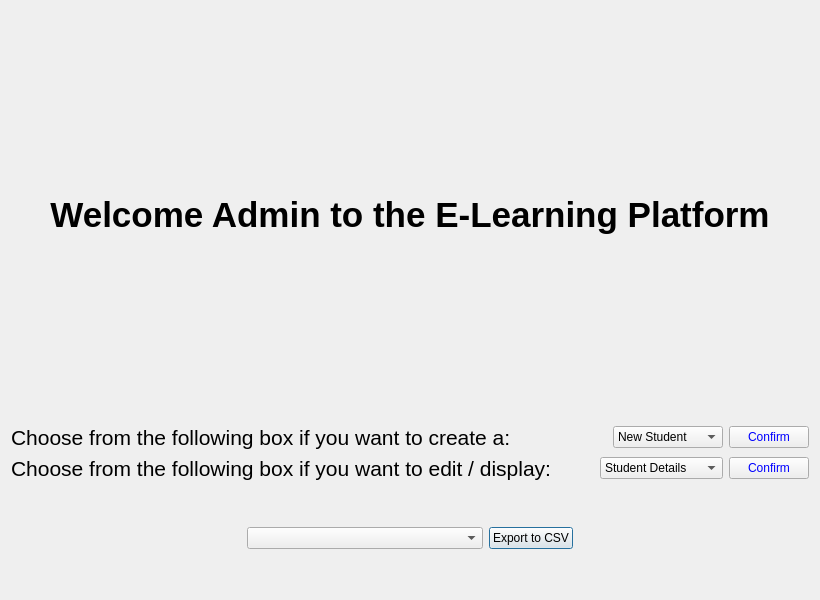
<?xml version="1.0" encoding="UTF-8"?>
<ui version="4.0">
 <class>MainMenu</class>
 <widget class="QDialog" name="MainMenu">
  <property name="geometry">
   <rect>
    <x>0</x>
    <y>0</y>
    <width>820</width>
    <height>600</height>
   </rect>
  </property>
  <property name="windowTitle">
   <string>Main Menu</string>
  </property>
  <layout class="QVBoxLayout" name="verticalLayout_2">
   <item>
    <layout class="QHBoxLayout" name="horizontalLayout_3">
     <item>
      <widget class="QLabel" name="label">
       <property name="sizePolicy">
        <sizepolicy hsizetype="Preferred" vsizetype="Preferred">
         <horstretch>0</horstretch>
         <verstretch>0</verstretch>
        </sizepolicy>
       </property>
       <property name="font">
        <font>
         <pointsize>26</pointsize>
         <bold>true</bold>
        </font>
       </property>
       <property name="styleSheet">
        <string notr="true"/>
       </property>
       <property name="text">
        <string>Welcome Admin to the E-Learning Platform</string>
       </property>
       <property name="alignment">
        <set>Qt::AlignCenter</set>
       </property>
      </widget>
     </item>
    </layout>
   </item>
   <item>
    <layout class="QVBoxLayout" name="verticalLayout">
     <item>
      <layout class="QHBoxLayout" name="horizontalLayout">
       <item>
        <widget class="QLabel" name="label_2">
         <property name="font">
          <font>
           <pointsize>16</pointsize>
          </font>
         </property>
         <property name="text">
          <string>Choose from the following box if you want to create a:</string>
         </property>
        </widget>
       </item>
       <item>
        <widget class="QComboBox" name="comboBox">
         <property name="sizePolicy">
          <sizepolicy hsizetype="Fixed" vsizetype="Fixed">
           <horstretch>0</horstretch>
           <verstretch>0</verstretch>
          </sizepolicy>
         </property>
         <property name="editable">
          <bool>false</bool>
         </property>
         <item>
          <property name="text">
           <string>New Student</string>
          </property>
         </item>
         <item>
          <property name="text">
           <string>New Professor</string>
          </property>
         </item>
         <item>
          <property name="text">
           <string>New Course</string>
          </property>
         </item>
        </widget>
       </item>
       <item>
        <widget class="QPushButton" name="pushButton_1">
         <property name="sizePolicy">
          <sizepolicy hsizetype="Fixed" vsizetype="Fixed">
           <horstretch>0</horstretch>
           <verstretch>0</verstretch>
          </sizepolicy>
         </property>
         <property name="styleSheet">
          <string notr="true">color:blue;</string>
         </property>
         <property name="text">
          <string>Confirm</string>
         </property>
         <property name="autoDefault">
          <bool>false</bool>
         </property>
        </widget>
       </item>
      </layout>
     </item>
     <item>
      <layout class="QHBoxLayout" name="horizontalLayout_2">
       <item>
        <widget class="QLabel" name="label_3">
         <property name="font">
          <font>
           <pointsize>16</pointsize>
          </font>
         </property>
         <property name="text">
          <string>Choose from the following box if you want to edit / display:</string>
         </property>
        </widget>
       </item>
       <item>
        <widget class="QComboBox" name="comboBox_details">
         <property name="sizePolicy">
          <sizepolicy hsizetype="Fixed" vsizetype="Fixed">
           <horstretch>0</horstretch>
           <verstretch>0</verstretch>
          </sizepolicy>
         </property>
         <item>
          <property name="text">
           <string>Student Details</string>
          </property>
         </item>
         <item>
          <property name="text">
           <string>Professor Details</string>
          </property>
         </item>
         <item>
          <property name="text">
           <string>Course Details</string>
          </property>
         </item>
        </widget>
       </item>
       <item>
        <widget class="QPushButton" name="pushButton_2">
         <property name="sizePolicy">
          <sizepolicy hsizetype="Fixed" vsizetype="Fixed">
           <horstretch>0</horstretch>
           <verstretch>0</verstretch>
          </sizepolicy>
         </property>
         <property name="font">
          <font>
           <bold>false</bold>
           <underline>false</underline>
          </font>
         </property>
         <property name="styleSheet">
          <string notr="true">color:blue;</string>
         </property>
         <property name="text">
          <string>Confirm</string>
         </property>
         <property name="autoDefault">
          <bool>false</bool>
         </property>
         <property name="default">
          <bool>false</bool>
         </property>
        </widget>
       </item>
      </layout>
     </item>
    </layout>
   </item>
   <item>
    <spacer name="verticalSpacer">
     <property name="orientation">
      <enum>Qt::Vertical</enum>
     </property>
     <property name="sizeType">
      <enum>QSizePolicy::Preferred</enum>
     </property>
     <property name="sizeHint" stdset="0">
      <size>
       <width>20</width>
       <height>40</height>
      </size>
     </property>
    </spacer>
   </item>
   <item>
    <layout class="QHBoxLayout" name="horizontalLayout_4">
     <item>
      <spacer name="horizontalSpacer_2">
       <property name="orientation">
        <enum>Qt::Horizontal</enum>
       </property>
       <property name="sizeHint" stdset="0">
        <size>
         <width>40</width>
         <height>20</height>
        </size>
       </property>
      </spacer>
     </item>
     <item>
      <widget class="QComboBox" name="comboBoxCourse">
       <property name="sizePolicy">
        <sizepolicy hsizetype="Expanding" vsizetype="Fixed">
         <horstretch>0</horstretch>
         <verstretch>0</verstretch>
        </sizepolicy>
       </property>
      </widget>
     </item>
     <item>
      <widget class="QPushButton" name="pushButtonExport">
       <property name="sizePolicy">
        <sizepolicy hsizetype="Fixed" vsizetype="Fixed">
         <horstretch>0</horstretch>
         <verstretch>0</verstretch>
        </sizepolicy>
       </property>
       <property name="text">
        <string>Export to CSV</string>
       </property>
      </widget>
     </item>
     <item>
      <spacer name="horizontalSpacer">
       <property name="orientation">
        <enum>Qt::Horizontal</enum>
       </property>
       <property name="sizeHint" stdset="0">
        <size>
         <width>40</width>
         <height>20</height>
        </size>
       </property>
      </spacer>
     </item>
    </layout>
   </item>
   <item>
    <spacer name="verticalSpacer_2">
     <property name="orientation">
      <enum>Qt::Vertical</enum>
     </property>
     <property name="sizeType">
      <enum>QSizePolicy::Preferred</enum>
     </property>
     <property name="sizeHint" stdset="0">
      <size>
       <width>20</width>
       <height>40</height>
      </size>
     </property>
    </spacer>
   </item>
  </layout>
 </widget>
 <resources/>
 <connections/>
</ui>
